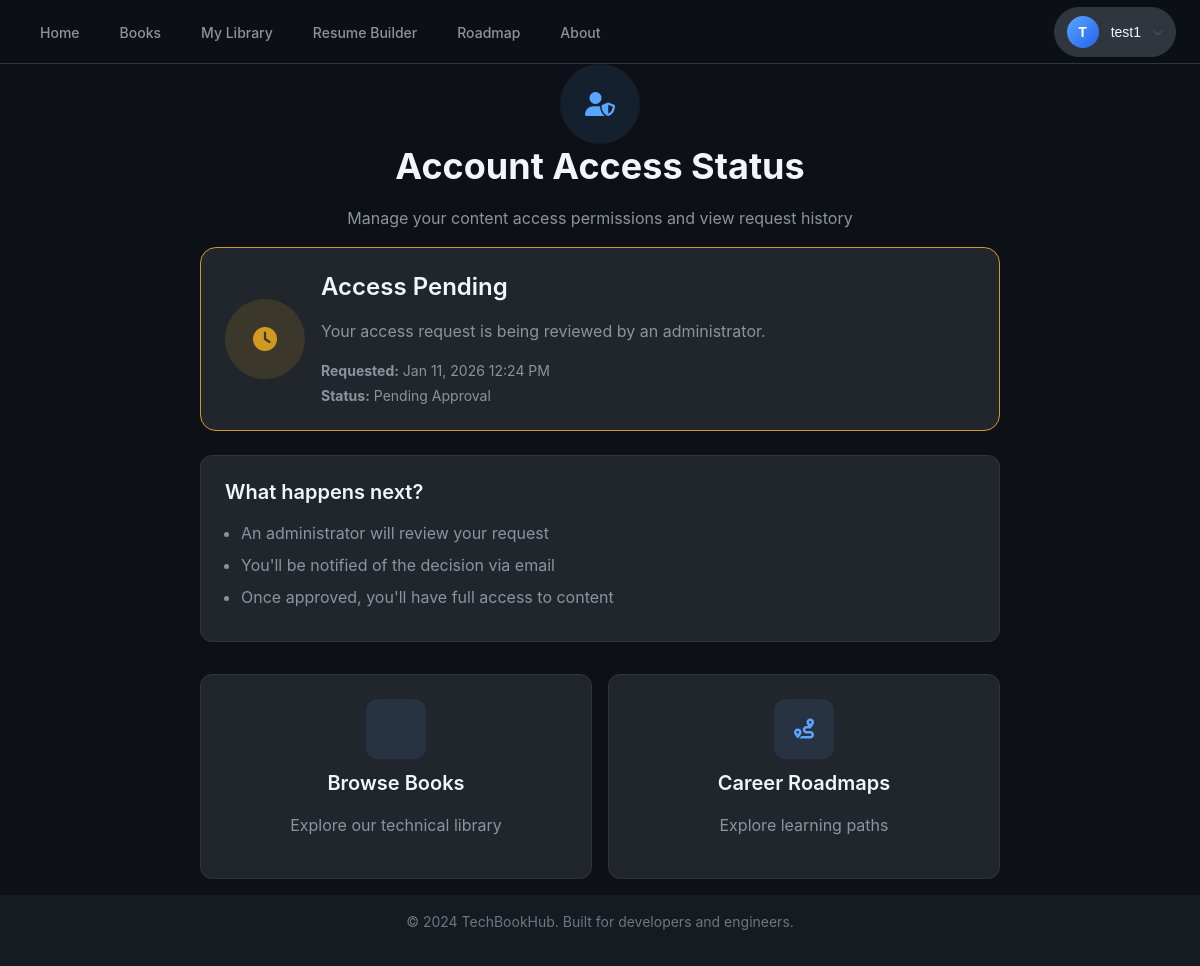
The app's page /accounts/access-status/ (signed in) with its own data.
### accounts/models.py (models this page shows, shortened)
class UserAccessStatus(models.Model):
    ACCESS_STATUS_CHOICES = [
        ('pending', 'Pending Approval'),
        ('approved', 'Approved'),
        ('rejected', 'Rejected'),
        ('suspended', 'Suspended'),
    ]
    user = models.OneToOneField(User, on_delete=models.CASCADE, related_name='access_status')
    status = models.CharField(max_length=20, choices=ACCESS_STATUS_CHOICES, default='pending')
    requested_at = models.DateTimeField(auto_now_add=True)
    approved_at = models.DateTimeField(null=True, blank=True)
    approved_by = models.ForeignKey(
        User,
        on_delete=models.SET_NULL,
        null=True,
        blank=True,
        related_name='approved_users'
    )
    rejection_reason = models.TextField(blank=True, default='')
    notes = models.TextField(blank=True, default='', help_text='Admin notes about this user')
    class Meta:
        verbose_name = 'User Access Status'
        verbose_name_plural = 'User Access Statuses'
        ordering = ['-requested_at']
    @property
    def is_approved(self):
        return self.status == 'approved'
    @property
    def is_pending(self):
        return self.status == 'pending'

### accounts/views.py (the view)
# urls.py: path('access-status/', views.access_status, name='accounts.access_status'),
@login_required
def access_status(request):
    try:
        try:
            access_status = request.user.access_status
        except UserAccessStatus.DoesNotExist:
            access_status = UserAccessStatus.objects.create(user=request.user)
        recent_requests = AccessRequest.objects.filter(user=request.user)[:5]
        access_context = get_user_access_context(request.user)
        context = {
            'access_status': access_status,
            'recent_requests': recent_requests,
            'access_context': access_context,
        }
        return render(request, 'accounts/access_status.html', context)
    except Exception as e:
        import logging
        logger = logging.getLogger(__name__)
        logger.error(f"Error in access_status for user {request.user.username}: {e}")
        messages.error(request, 'An error occurred while loading your access status. Please try again.')
        return redirect('home.index')

### accounts/access_control.py (called while the page is built)
def user_has_content_access(user):
    if not user or not user.is_authenticated:
        return False
    if user.is_superuser or user.is_staff:
        return True
    try:
        access_status = user.access_status
        return access_status.is_approved
    except UserAccessStatus.DoesNotExist:
        try:
            UserAccessStatus.objects.create(user=user)
        except Exception:
            pass
        return False
    except Exception:
        return user.is_superuser or user.is_staff

### accounts/context_processors.py (called while the page is built, shortened)
def access_control_context(request):
    try:
        if hasattr(request, 'user') and request.user and request.user.is_authenticated:
            return {
                'access_context': get_user_access_context(request.user)
            }
    except Exception as e:
        import logging
        logger = logging.getLogger(__name__)
        logger.error(f"Error in access_control_context: {e}")

### accounts/templates/accounts/access_status.html (shortened to what this page needs)
{% extends 'base.html' %}
{% load static %}
{% block content %}
<div class="container p-8">
  <div class="access-status-section">
    <div class="page-header text-center mb-12">
      <div class="header-icon mb-4">
        <i class="fas fa-user-shield"></i>
      </div>
      <h1 class="mb-4">Account Access Status</h1>
      <p class="text-secondary">
        Manage your content access permissions and view request history
      </p>
    </div>
    <div class="status-overview mb-8">
      {% if access_status.is_approved %}
        <div class="status-card approved-card">
          <div class="status-icon">
            <i class="fas fa-check-circle"></i>
          </div>
          <div class="status-content">
            <h3>Access Approved</h3>
            <p>You have full access to all technical content and resources.</p>
            <div class="status-details">
              <div class="detail-item">
                <strong>Approved:</strong> {{ access_status.approved_at|date:"M d, Y g:i A" }}
              </div>
              <div class="detail-item">
                <strong>Approved by:</strong> {{ access_status.approved_by.username }}
              </div>
            </div>
          </div>
        </div>
        <div class="permissions-grid mt-6">
          <div class="permission-item">
            <div class="permission-icon">
              <i class="fas fa-eye"></i>
            </div>
            <div class="permission-content">
              <h4>View Content</h4>
              <p>Browse and view all technical books</p>
            </div>
          </div>
          <div class="permission-item">
            <div class="permission-icon">
              <i class="fas fa-download"></i>
            </div>
            <div class="permission-content">
              <h4>Download PDFs</h4>
              <p>Download technical books for offline reading</p>
            </div>
          </div>
          <div class="permission-item">
            <div class="permission-icon">
              <i class="fas fa-bookmark"></i>
            </div>
            <div class="permission-content">
              <h4>Personal Library</h4>
              <p>Save books to your personal library</p>
            </div>
          </div>
          <div class="permission-item">
            <div class="permission-icon">
              <i class="fas fa-comments"></i>
            </div>
            <div class="permission-content">
              <h4>Write Reviews</h4>
              <p>Share your thoughts on technical books</p>
            </div>
          </div>
        </div>
      {% elif access_status.is_pending %}
        <div class="status-card pending-card">
          <div class="status-icon">
            <i class="fas fa-clock"></i>
          </div>
          <div class="status-content">
            <h3>Access Pending</h3>
            <p>Your access request is being reviewed by an administrator.</p>
            <div class="status-details">
              <div class="detail-item">
                <strong>Requested:</strong> {{ access_status.requested_at|date:"M d, Y g:i A" }}
              </div>
              <div class="detail-item">
                <strong>Status:</strong> {{ access_status.get_status_display }}
              </div>
            </div>
          </div>
        </div>
        <div class="pending-actions mt-6">
          <div class="info-card">
            <h4>What happens next?</h4>
            <ul>
              <li>An administrator will review your request</li>
              <li>You'll be notified of the decision via email</li>
              <li>Once approved, you'll have full access to content</li>
            </ul>
          </div>
        </div>
      {% endif %}
    </div>
    <div class="quick-actions mt-8">
      <div class="actions-grid">
        <a href="{% url 'books.index' %}" class="action-card">
          <div class="action-icon">
          </div>
          <h4>Browse Books</h4>
          <p>Explore our technical library</p>
        </a>
        {% url 'roadmap:home' as roadmap_url %}
        <a href="{{ roadmap_url|default:'/roadmap/' }}" class="action-card">
          <div class="action-icon">
            <i class="fas fa-route"></i>
          </div>
          <h4>Career Roadmaps</h4>
          <p>Explore learning paths</p>
        </a>
      </div>
    </div>
  </div>
</div>
{% endblock %}

### booksstore/templates/base.html (shortened to what this page needs)
<!DOCTYPE html>
<html lang="en">
  {% load static %}
  <head>
    <link rel="stylesheet" href="https://cdnjs.cloudflare.com/ajax/libs/font-awesome/6.5.0/css/all.min.css">
    <link rel="stylesheet" type="text/css" href="{% static 'css/dark-theme-unified.css' %}?v=20260111-darktheme">
    <link rel="stylesheet" type="text/css" href="{% static 'css/components-dark.css' %}?v=20260111-darktheme">
    <link rel="stylesheet" type="text/css" href="{% static 'css/auth-enterprise.css' %}?v=20260111-enterprise">
    <link rel="stylesheet" type="text/css" href="{% static 'css/image-optimization.css' %}?v=20260111-imgopt">
  </head>
  <body>
    <nav class="navbar">
      <div class="navbar-content">
        <ul class="navbar-nav">
          <li><a href="{% url 'home.index' %}" class="nav-link {% if request.resolver_match.url_name == 'home.index' %}active{% endif %}">Home</a></li>
          <li><a href="{% url 'books.index' %}" class="nav-link {% if request.resolver_match.url_name and 'books' in request.resolver_match.url_name and not request.resolver_match.namespace %}active{% endif %}">Books</a></li>
          {% if user.is_authenticated %}
            <li><a href="{% url 'library.index' %}" class="nav-link {% if request.resolver_match.url_name and 'library' in request.resolver_match.url_name and not request.resolver_match.namespace %}active{% endif %}">My Library</a></li>
          {% endif %}
          <li><a href="{% url 'resume_builder:home' %}" class="nav-link {% if request.resolver_match.namespace == 'resume_builder' %}active{% endif %}">Resume Builder</a></li>
          <li><a href="{% url 'roadmap:home' %}" class="nav-link {% if request.resolver_match.namespace == 'roadmap' %}active{% endif %}">Roadmap</a></li>
          <li><a href="{% url 'home.about' %}" class="nav-link {% if request.resolver_match.url_name == 'home.about' %}active{% endif %}">About</a></li>
        </ul>
        <div class="navbar-auth">
          {% if user.is_authenticated %}
            <div class="user-profile-dropdown">
              <button class="profile-trigger" id="profileTrigger" aria-expanded="false" aria-haspopup="true">
                <div class="profile-avatar">
                  <span class="avatar-initials">{{ user.username|slice:":1"|upper }}</span>
                </div>
                <span class="profile-name">{{ user.username }}</span>
                <i class="fas fa-chevron-down profile-chevron"></i>
              </button>
            </div>
          {% else %}
            <a href="{% url 'accounts.login' %}" class="btn btn-ghost btn-sm">Sign In</a>
            <a href="{% url 'accounts.signup' %}" class="btn btn-primary btn-sm">Sign Up</a>
          {% endif %}
        </div>
      </div>
    </nav>
    <main style="padding-top: 64px;" id="main-content">
      <div class="page-content" id="page-content">
        {% block content %}
        {% endblock content %}
      </div>
    </main>
    <footer style="background-color: var(--bg-secondary); border-top: 1px solid var(--border-primary); margin-top: var(--space-4);">
      <div class="container">
        <div style="padding: var(--space-4) 0; text-align: center;">
          <p style="color: var(--text-tertiary); font-size: var(--font-size-sm);">
            &copy; 2024 TechBookHub. Built for developers and engineers.
          </p>
        </div>
      </div>
    </footer>
  </body>
</html>

### booksstore/static/css/components-dark.css (style rules this page uses)
.text-center { text-align: center; }
.mb-8 { margin-bottom: var(--space-8); }
.user-profile-dropdown { position: relative; }
.profile-trigger { display: flex; align-items: center; gap: var(--space-3); padding: var(--space-2) var(--space-3); background: var(--bg-elevated); border: 1px solid var(--border-default); border-radius: var(--radius-full); cursor: pointer; transition: all 0.2s ease-out; color: var(--text-primary); font-size: var(--font-size-sm); font-weight: 500; }
.profile-avatar { width: 32px; height: 32px; background: linear-gradient(135deg, var(--accent-primary), #2563eb); border-radius: 50%; display: flex; align-items: center; justify-content: center; flex-shrink: 0; }
.avatar-initials { color: white; font-size: var(--font-size-sm); font-weight: 700; text-transform: uppercase; }
.profile-name { max-width: 120px; overflow: hidden; text-overflow: ellipsis; white-space: nowrap; }
.profile-chevron { font-size: 10px; color: var(--text-muted); transition: transform 0.2s ease-out; }

### accounts/templates/accounts/access_status.html (style rules this page uses)
.access-status-section { max-width: 800px; margin: 0 auto; }
.header-icon { width: 80px; height: 80px; background: var(--accent-subtle); border-radius: 50%; display: flex; align-items: center; justify-content: center; margin: 0 auto; }
.header-icon i { font-size: var(--font-size-2xl); color: var(--accent-primary); }
.status-card { background: var(--bg-surface); border: 1px solid var(--border-default); border-radius: var(--radius-xl); padding: var(--space-6); display: flex; align-items: center; gap: var(--space-4); }
.pending-card { border-color: var(--warning); }
.status-icon { width: 80px; height: 80px; border-radius: 50%; display: flex; align-items: center; justify-content: center; flex-shrink: 0; }
.pending-card .status-icon { background: var(--warning-subtle); }
.pending-card .status-icon i { font-size: var(--font-size-2xl); color: var(--warning); }
.status-content { flex: 1; }
.status-details { margin-top: var(--space-3); display: flex; flex-direction: column; gap: var(--space-1); }
.detail-item { font-size: var(--font-size-sm); color: var(--text-secondary); }
.info-card { background: var(--bg-surface); border: 1px solid var(--border-default); border-radius: var(--radius-lg); padding: var(--space-6); }
.info-card ul { margin-top: var(--space-3); padding-left: var(--space-4); }
.info-card li { margin-bottom: var(--space-2); color: var(--text-secondary); }
.actions-grid { display: grid; grid-template-columns: repeat(auto-fit, minmax(200px, 1fr)); gap: var(--space-4); }
.action-card { background: var(--bg-surface); border: 1px solid var(--border-default); border-radius: var(--radius-lg); padding: var(--space-6); text-align: center; text-decoration: none; color: inherit; transition: all var(--transition-normal); }
.action-icon { width: 60px; height: 60px; background: var(--accent-subtle); border-radius: var(--radius-lg); display: flex; align-items: center; justify-content: center; margin: 0 auto var(--space-3); }
.action-icon i { font-size: var(--font-size-xl); color: var(--accent-primary); }

### records on screen
UserAccessStatus: requested_at "Jan 11, 2026 12:24 PM", status "Pending Approval"

### other values on screen
{{ user.username|slice:":1"|upper }} "T"
{{ user.username }} "test1"
